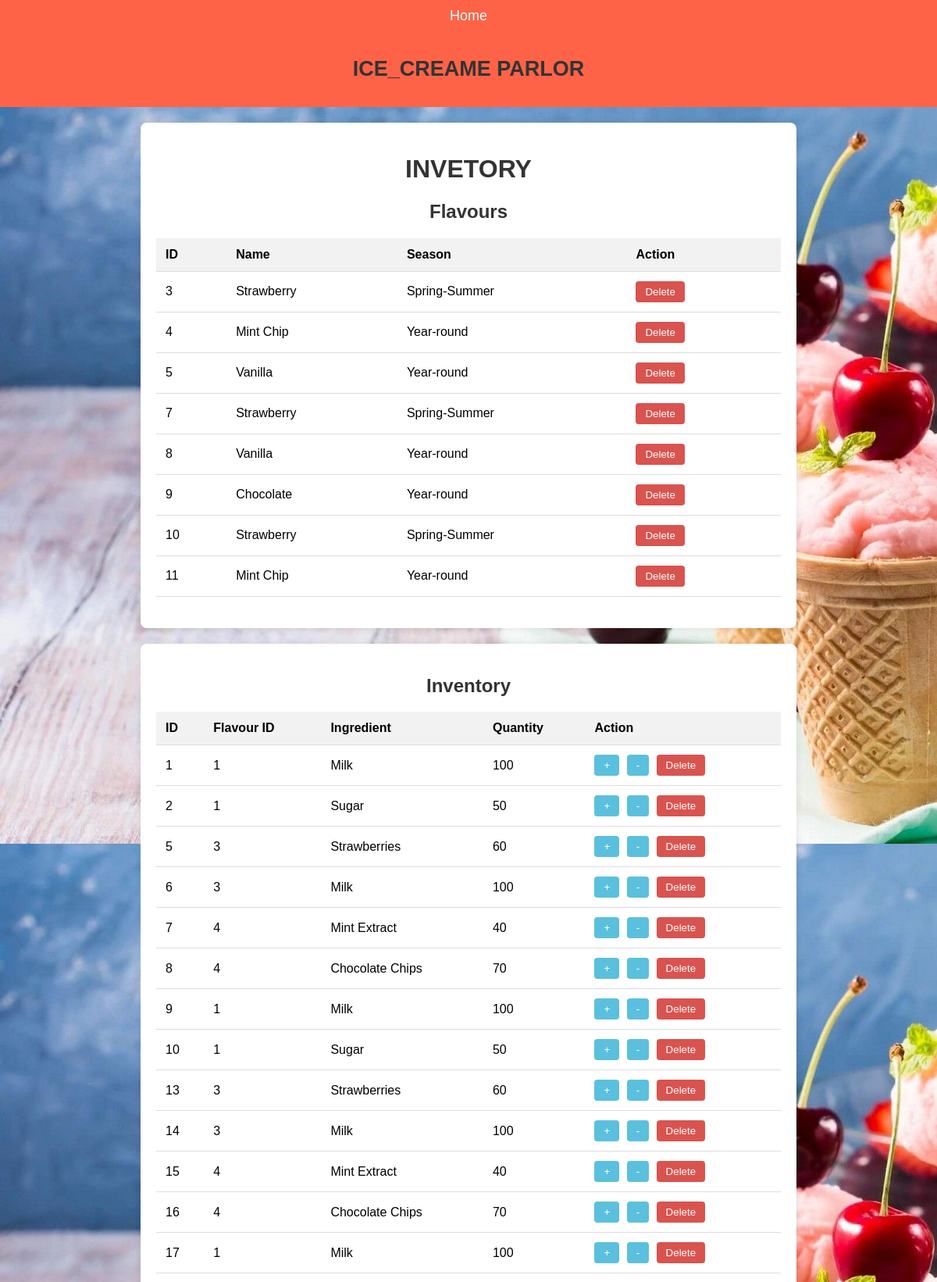
The page /admin (upper part) on the database its author committed.
### tables this page shows
CREATE TABLE Flavours (
        id INTEGER PRIMARY KEY,
        flavor_name TEXT NOT NULL,
        seasonal_availability TEXT
    );

CREATE TABLE Inventory (
        id INTEGER PRIMARY KEY,
        flavor_id INTEGER,
        ingredient TEXT NOT NULL,
        quantity INTEGER,
        FOREIGN KEY (flavor_id) REFERENCES Flavours(id)
    );

### app.py (the view)
@app.route('/admin')
def admin():
    conn = get_db_connection()
    cursor = conn.cursor()
    cursor.execute('SELECT * FROM Flavours')
    flavours = cursor.fetchall()
    cursor.execute('SELECT * FROM Inventory')
    inventory = cursor.fetchall()
    cursor.execute('SELECT * FROM Allergens')
    allergens = cursor.fetchall()
    cursor.execute('SELECT * FROM Customer_sugested_flavour')
    Customer_sugested_flavour = cursor.fetchall()
    conn.close()
    return render_template('admin.html', flavours=flavours, inventory=inventory, allergens=allergens ,Customer_sugested_flavour=Customer_sugested_flavour )

### app.py (called while the page is built)
def get_db_connection():
    conn = sqlite3.connect(DATABASE)
    conn.row_factory = sqlite3.Row
    return conn

### templates/Admin.html (shortened to what this page needs)
<!DOCTYPE html>
<html lang="en">
  <head>
  </head>
  <body>
    <nav class="navbar">
      <a href="/">Home</a>
    </nav>
    <nav class="navbar">
      <h1>ICE_CREAME PARLOR</h1>
    </nav>
    <div>
      <div class="container">
        <h1>INVETORY</h1>
        <h2>Flavours</h2>
        <table>
          <tr>
            <th>ID</th>
            <th>Name</th>
            <th>Season</th>
            <th>Action</th>
          </tr>
          {% for flavour in flavours %}
          <tr>
            <td>{{ flavour['id'] }}</td>
            <td>{{ flavour['flavor_name'] }}</td>
            <td>{{ flavour['seasonal_availability'] }}</td>
            <td>
              <form
                class="delete-form"
                action="/delete_flavour/{{ flavour['id'] }}"
                method="post"
              >
                <button class="delete-button" type="submit">Delete</button>
              </form>
            </td>
          </tr>
          {% endfor %}
        </table>
      </div>
      <div>
        <div class="container">
          <h2>Inventory</h2>
          <table>
            <tr>
              <th>ID</th>
              <th>Flavour ID</th>
              <th>Ingredient</th>
              <th>Quantity</th>
              <th>Action</th>
            </tr>
            {% for item in inventory %}
            <tr>
              <td>{{ item['id'] }}</td>
              <td>{{ item['flavor_id'] }}</td>
              <td>{{ item['ingredient'] }}</td>
              <td>{{ item['quantity'] }}</td>
              <td>
                <form
                  class="quantity-form"
                  action="/increase_quantity/{{ item['id'] }}"
                  method="post"
                >
                  <button class="quantity-button" type="submit">+</button>
                </form>
                <form
                  class="quantity-form"
                  action="/decrease_quantity/{{ item['id'] }}"
                  method="post"
                >
                  <button class="quantity-button" type="submit">-</button>
                </form>
                <form
                  class="delete-form"
                  action="/delete_inventory/{{ item['id'] }}"
                  method="post"
                >
                  <button class="delete-button" type="submit">Delete</button>
                </form>
              </td>
            </tr>
            {% endfor %}
          </table>
        </div>
      </div>
    </div>
  </body>
</html>

### templates/Admin.html (style rules this page uses)
body { font-family: Arial, sans-serif; background-color: #f0f0f0; margin: 0; padding: 0; background-image: url("/static/images/bg.jpg"); }
.container { max-width: 800px; margin: 20px auto; padding: 20px; background-color: #fff; border-radius: 8px; box-shadow: 0 0 10px rgba(0, 0, 0, 0.1); }
.navbar { background-color: #ff6347; color: #fff; padding: 10px 0; text-align: center; font-size: 18px; }
.navbar a { color: #fff; text-decoration: none; margin: 0 15px; }
h1, h2 { color: #333; text-align: center; }
table { width: 100%; border-collapse: collapse; margin-bottom: 20px; }
th, td { padding: 12px; text-align: left; border-bottom: 1px solid #ddd; }
th { background-color: #f2f2f2; }
.delete-form, .quantity-form { display: inline; }
.delete-button, .quantity-button { padding: 6px 12px; color: white; background-color: #d9534f; border: none; border-radius: 4px; cursor: pointer; margin-right: 5px; }
.quantity-button { background-color: #5bc0de; }

### rows shown on the page
Flavours: id "3", flavor_name "Strawberry", seasonal_availability "Spring-Summer"
Flavours: id "4", flavor_name "Mint Chip", seasonal_availability "Year-round"
Flavours: id "5", flavor_name "Vanilla", seasonal_availability "Year-round"
Flavours: id "7", flavor_name "Strawberry", seasonal_availability "Spring-Summer"
Flavours: id "8", flavor_name "Vanilla", seasonal_availability "Year-round"
Flavours: id "9", flavor_name "Chocolate", seasonal_availability "Year-round"
Flavours: id "10", flavor_name "Strawberry", seasonal_availability "Spring-Summer"
Flavours: id "11", flavor_name "Mint Chip", seasonal_availability "Year-round"
Inventory: id "1", flavor_id "1", ingredient "Milk", quantity "100"
Inventory: id "2", flavor_id "1", ingredient "Sugar", quantity "50"
Inventory: id "5", flavor_id "3", ingredient "Strawberries", quantity "60"
Inventory: id "6", flavor_id "3", ingredient "Milk", quantity "100"
Inventory: id "7", flavor_id "4", ingredient "Mint Extract", quantity "40"
Inventory: id "8", flavor_id "4", ingredient "Chocolate Chips", quantity "70"
Inventory: id "9", flavor_id "1", ingredient "Milk", quantity "100"
Inventory: id "10", flavor_id "1", ingredient "Sugar", quantity "50"
Inventory: id "13", flavor_id "3", ingredient "Strawberries", quantity "60"
Inventory: id "14", flavor_id "3", ingredient "Milk", quantity "100"
Inventory: id "15", flavor_id "4", ingredient "Mint Extract", quantity "40"
Inventory: id "16", flavor_id "4", ingredient "Chocolate Chips", quantity "70"
Inventory: id "17", flavor_id "1", ingredient "Milk", quantity "100"
